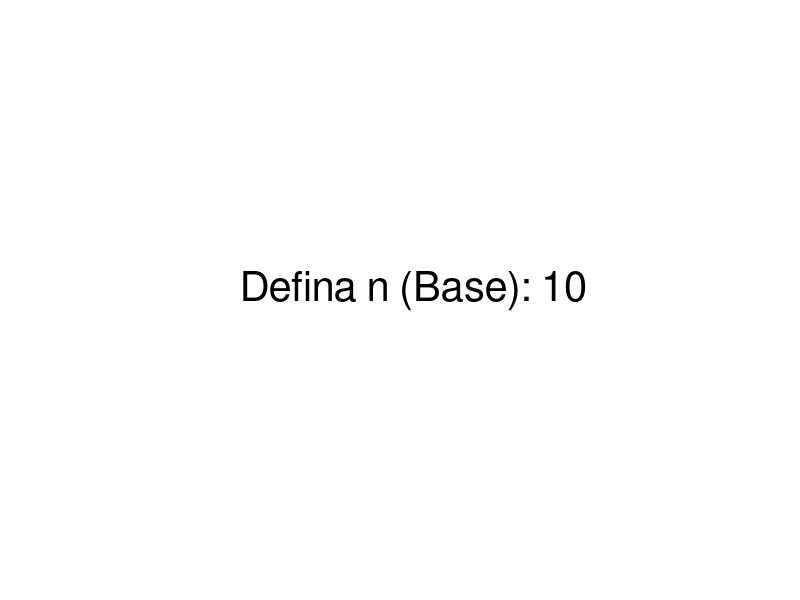

Source code (MATLAB): (Note: this script raises an error after producing the figure.)
clear, clc, format compact;


% --- Configuração do Menu de Seleção ---
fig = figure('Name', 'Setup Tetris 3D', 'NumberTitle', 'off');
n = 10;
h = 10;
fase = 1; % 1 para base, 2 para altura
confirmado = false;

% Texto inicial no ecrã
txt = text(0.5, 0.5, '', 'FontSize', 30, 'HorizontalAlignment', 'center');
axis off;

% --- Ciclo de Seleção Interativo ---
while ~confirmado && ishandle(fig)
    if fase == 1
        set(txt, 'String', ['Defina n (Base): ', num2str(n)]);
    else
        set(txt, 'String', ['Defina h (Altura): ', num2str(h)]);
    end
    
    % Aguarda interação do utilizador
    waitforbuttonpress;
    tecla = get(fig, 'CurrentKey');
    
    % Lógica das setas e confirmação
    if strcmp(tecla, 'rightarrow') || strcmp(tecla, 'uparrow')
        if fase == 1
            n = min(10,n + 1)
        else
            h = min(10,h + 1)
        end
    elseif strcmp(tecla, 'leftarrow') || strcmp(tecla, 'downarrow')
        if fase == 1
            n = max(5, n - 1)
        else
            h = max(5, h - 1)
        end
    elseif strcmp(tecla, 'return')
        if fase == 1
            fase = 2;
        else
            confirmado = true;
        end
    end
end


if ishandle(fig)
    delete(txt); % Limpa o texto de seleção
    clf;         % Limpa a figura
    
    % Define os eixos nxnxh
    axis([0 n 0 n 0 h]);
    grid on;
    view(3);        % Ativa a vista 3D
    axis equal;     % Garante que os cubos não fiquem deformados
    
    % Legendas e Título
    xlabel('X');
    ylabel('Y');
    zlabel('Z');
    title(['Espaço de Jogo: ', num2str(n), 'x', num2str(n), 'x', num2str(h)]);
    
    disp('Gráfico 3D configurado com sucesso.');

    espaco = zeros(n,n,h);
end
